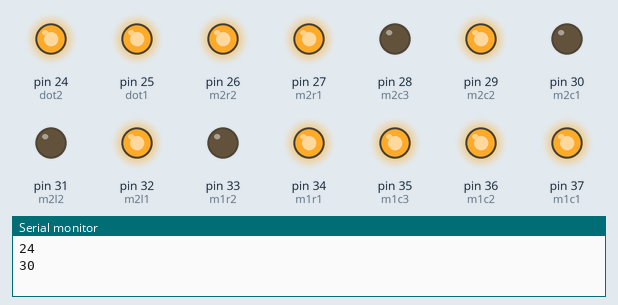
The sketch below on a simulated Arduino Mega 2560, built with avr-gcc and run on an emulated ATmega2560. On the bench: output pins drawn as LEDs (lit = HIGH), the last lines printed to the serial monitor. The local clock reads 2024-03-15 10:24:30 at power-on unless the sketch sets it.

Above: at 0.1 s.
At 19.1 s:
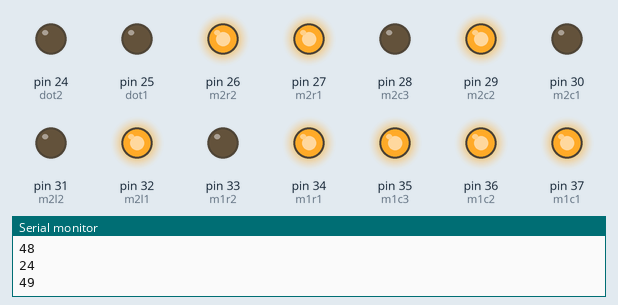
At 30.1 s:
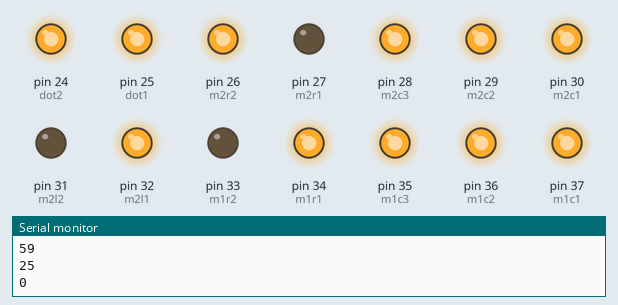
At 39.1 s:
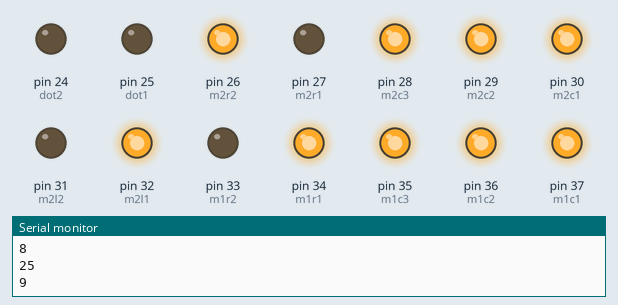
Timing chart, 0 to 40.0 s (numbered marks = the images above):
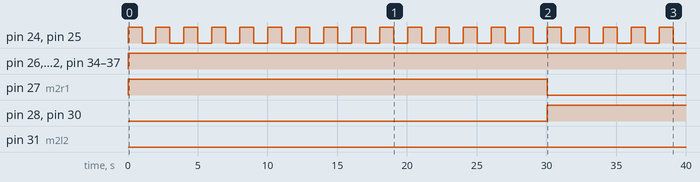

Measured:
- by itself, pin 24 (dot2), pin 25 (dot1): alternates HIGH for 1.0 s and LOW for 1.0 s
- by itself, pin 26 (m2r2), pin 29 (m2c2), pin 32 (m2l1), pin 34 (m1r1), pin 35 (m1c3), pin 36 (m1c2), pin 37 (m1c1): LOW → HIGH at 0.00 s
- by itself, pin 27 (m2r1): LOW → HIGH at 0.00 s, → LOW 30.1 s later
- by itself, pin 28 (m2c3), pin 30 (m2c1): LOW → HIGH at 30.1 s

The sketch:

ArduinoLEDClock.ino
```cpp
#include <ThreeWire.h>
#include <RtcDS1302.h>

ThreeWire myWire(9, 10, 11); // DAT/IO, CLK/SCLK, RST/CE
RtcDS1302<ThreeWire> Rtc(myWire); // RTC used: DS1302, you may have a different one

// Please use the wiring diagram in the same repo
// https://github.com/sunnyspeedstudio/arduino-led-clock

// Understand variable names
// hour and minute
// h1: first digit of the hour
// h2: second digit of the hour
// m1: first digit of the minute
// m2: second digit of the minute
// positions for each digit
// l1: left top position
// l2: left bottom position
// c1: center top position
// c2: center middle position
// c3: center bottom position
// r1: right top position
// r2: right bottom position

// Arduino Mega 2560
int h1l1 = 53;
int h1l2 = 52;
int h1c1 = 51;
int h1c2 = 50;
int h1c3 = 49;
int h1r1 = 48;
int h1r2 = 47;

int h2l1 = 46;
int h2l2 = 45;
int h2c1 = 44;
int h2c2 = 43;
int h2c3 = 42;
int h2r1 = 41;
int h2r2 = 40;

int m1l1 = 39;
int m1l2 = 38;
int m1c1 = 37;
int m1c2 = 36;
int m1c3 = 35;
int m1r1 = 34;
int m1r2 = 33;

int m2l1 = 32;
int m2l2 = 31;
int m2c1 = 30;
int m2c2 = 29;
int m2c3 = 28;
int m2r1 = 27;
int m2r2 = 26;

int dot1 = 25;
int dot2 = 24;

void setup ()
{
  Serial.begin(9600);

  pinMode(h1l1, OUTPUT);
  pinMode(h1l2, OUTPUT);
  pinMode(h1c1, OUTPUT);
  pinMode(h1c2, OUTPUT);
  pinMode(h1c3, OUTPUT);
  pinMode(h1r1, OUTPUT);
  pinMode(h1r2, OUTPUT);

  pinMode(h2l1, OUTPUT);
  pinMode(h2l2, OUTPUT);
  pinMode(h2c1, OUTPUT);
  pinMode(h2c2, OUTPUT);
  pinMode(h2c3, OUTPUT);
  pinMode(h2r1, OUTPUT);
  pinMode(h2r2, OUTPUT);

  pinMode(m1l1, OUTPUT);
  pinMode(m1l2, OUTPUT);
  pinMode(m1c1, OUTPUT);
  pinMode(m1c2, OUTPUT);
  pinMode(m1c3, OUTPUT);
  pinMode(m1r1, OUTPUT);
  pinMode(m1r2, OUTPUT);

  pinMode(m2l1, OUTPUT);
  pinMode(m2l2, OUTPUT);
  pinMode(m2c1, OUTPUT);
  pinMode(m2c2, OUTPUT);
  pinMode(m2c3, OUTPUT);
  pinMode(m2r1, OUTPUT);
  pinMode(m2r2, OUTPUT);

  pinMode(dot1, OUTPUT);
  pinMode(dot2, OUTPUT);
}

void loop ()
{
  printTime(Rtc.GetDateTime());
  delay(1000);
}

void printTime(const RtcDateTime& dt)
{
  // dt.Hour()
  // dt.Minute()
  // dt.Second()
  Serial.println(dt.Minute());
  Serial.println(dt.Second());
  printDigit(dt.Hour() / 10, h1l1, h1l2, h1c1, h1c2, h1c3, h1r1, h1r2);
  printDigit(dt.Hour() % 10, h2l1, h2l2, h2c1, h2c2, h2c3, h2r1, h2r2);
  printDigit(dt.Minute() / 10, m1l1, m1l2, m1c1, m1c2, m1c3, m1r1, m1r2);
  printDigit(dt.Minute() % 10, m2l1, m2l2, m2c1, m2c2, m2c3, m2r1, m2r2);
  printDots(dt.Second() % 10);
}

void printDots(int x)
{
  if (x % 2 == 0)
  {
    digitalWrite(dot1, HIGH);
    digitalWrite(dot2, HIGH);
  }
  else
  {
    digitalWrite(dot1, LOW);
    digitalWrite(dot2, LOW);
  }
}

void printDigit(int x, int l1, int l2, int c1, int c2, int c3, int r1, int r2)
{
  switch (x)
  {
    case 0:
      digitalWrite(l1, HIGH);
      digitalWrite(l2, HIGH);
      digitalWrite(c1, HIGH);
      digitalWrite(c2, LOW);
      digitalWrite(c3, HIGH);
      digitalWrite(r1, HIGH);
      digitalWrite(r2, HIGH);
      break;
    case 1:
      digitalWrite(l1, LOW);
      digitalWrite(l2, LOW);
      digitalWrite(c1, LOW);
      digitalWrite(c2, LOW);
      digitalWrite(c3, LOW);
      digitalWrite(r1, HIGH);
      digitalWrite(r2, HIGH);
      break;
    case 2:
      digitalWrite(l1, LOW);
      digitalWrite(l2, HIGH);
      digitalWrite(c1, HIGH);
      digitalWrite(c2, HIGH);
      digitalWrite(c3, HIGH);
      digitalWrite(r1, HIGH);
      digitalWrite(r2, LOW);
      break;
    case 3:
      digitalWrite(l1, LOW);
      digitalWrite(l2, LOW);
      digitalWrite(c1, HIGH);
      digitalWrite(c2, HIGH);
      digitalWrite(c3, HIGH);
      digitalWrite(r1, HIGH);
      digitalWrite(r2, HIGH);
      break;
    case 4:
      digitalWrite(l1, HIGH);
      digitalWrite(l2, LOW);
      digitalWrite(c1, LOW);
      digitalWrite(c2, HIGH);
      digitalWrite(c3, LOW);
      digitalWrite(r1, HIGH);
      digitalWrite(r2, HIGH);
      break;
    case 5:
      digitalWrite(l1, HIGH);
      digitalWrite(l2, LOW);
      digitalWrite(c1, HIGH);
      digitalWrite(c2, HIGH);
      digitalWrite(c3, HIGH);
      digitalWrite(r1, LOW);
      digitalWrite(r2, HIGH);
      break;
    case 6:
      digitalWrite(l1, HIGH);
      digitalWrite(l2, HIGH);
      digitalWrite(c1, HIGH);
      digitalWrite(c2, HIGH);
      digitalWrite(c3, HIGH);
      digitalWrite(r1, LOW);
      digitalWrite(r2, HIGH);
      break;
    case 7:
      digitalWrite(l1, LOW);
      digitalWrite(l2, LOW);
      digitalWrite(c1, HIGH);
      digitalWrite(c2, LOW);
      digitalWrite(c3, LOW);
      digitalWrite(r1, HIGH);
      digitalWrite(r2, HIGH);
      break;
    case 8:
      digitalWrite(l1, HIGH);
      digitalWrite(l2, HIGH);
      digitalWrite(c1, HIGH);
      digitalWrite(c2, HIGH);
      digitalWrite(c3, HIGH);
      digitalWrite(r1, HIGH);
      digitalWrite(r2, HIGH);
      break;
    case 9:
      digitalWrite(l1, HIGH);
      digitalWrite(l2, LOW);
      digitalWrite(c1, HIGH);
      digitalWrite(c2, HIGH);
      digitalWrite(c3, HIGH);
      digitalWrite(r1, HIGH);
      digitalWrite(r2, HIGH);
      break;
    default:
      digitalWrite(l1, LOW);
      digitalWrite(l2, LOW);
      digitalWrite(c1, LOW);
      digitalWrite(c2, LOW);
      digitalWrite(c3, LOW);
      digitalWrite(r1, LOW);
      digitalWrite(r2, LOW);
      break;
  }
}
```
